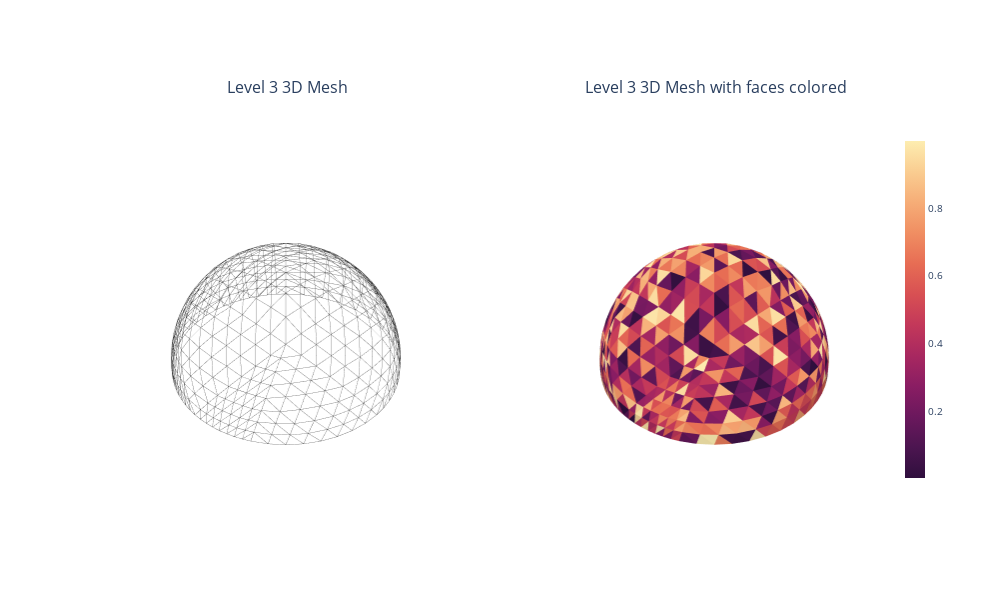

Notebook code for this chart:
### Code cell
PlotMesh(base704.meshes[-1])

### Figure 1 — Plotly figure (JSON) as saved in the notebook; plotly's stock layout.template omitted (floating-point values rounded to 4 significant figures; data arrays with more than 128 entries replaced by an {"elided": "..."} marker saying what was removed)
{"data": [{"line": {"color": "rgb(40,40,40)", "width": 0.5}, "mode": "lines", "name": "", "scene": "scene", "type": "scatter3d", "x": {"elided": "4160 float values"}, "y": {"elided": "4160 float values"}, "z": {"elided": "4160 float values"}}, {"colorbar": {"len": 0.85, "thickness": 20, "x": 0.97, "y": 0.5}, "colorscale": [[0, "rgb(47, 15, 61)"], [0.09091, "rgb(76, 21, 80)"], [0.1818, "rgb(107, 24, 93)"], [0.2727, "rgb(138, 29, 99)"], [0.3636, "rgb(168, 40, 96)"], [0.4545, "rgb(195, 56, 90)"], [0.5455, "rgb(216, 80, 83)"], [0.6364, "rgb(231, 109, 84)"], [0.7273, "rgb(240, 142, 98)"], [0.8182, "rgb(246, 173, 119)"], [0.9091, "rgb(250, 205, 145)"], [1, "rgb(253, 237, 176)"]], "flatshading": true, "i": {"elided": "832 int values"}, "intensity": {"elided": "832 float values"}, "intensitymode": "cell", "j": {"elided": "832 int values"}, "k": {"elided": "832 int values"}, "lighting": {"ambient": 0.5, "diffuse": 1, "facenormalsepsilon": 0, "fresnel": 4, "roughness": 0.05, "specular": 0.5}, "lightposition": {"x": 100, "y": 100, "z": 10000}, "scene": "scene2", "type": "mesh3d", "x": {"elided": "445 float values"}, "y": {"elided": "445 float values"}, "z": {"elided": "445 float values"}}], "layout": {"annotations": [{"font": {"size": 16}, "showarrow": false, "text": " Level 3 3D Mesh", "x": 0.245, "xanchor": "center", "xref": "paper", "y": 1, "yanchor": "bottom", "yref": "paper"}, {"font": {"size": 16}, "showarrow": false, "text": " Level 3 3D Mesh with faces colored", "x": 0.755, "xanchor": "center", "xref": "paper", "y": 1, "yanchor": "bottom", "yref": "paper"}], "font": {"size": 10}, "height": 600, "scene": {"aspectmode": "auto", "aspectratio": {"x": 1.26, "y": 1.26, "z": 0.63}, "camera": {"eye": {"x": 1.45, "y": 1.45, "z": 1.45}}, "domain": {"x": [0, 0.49], "y": [0, 1]}, "xaxis": {"type": "linear", "visible": false}, "yaxis": {"type": "linear", "visible": false}, "zaxis": {"type": "linear", "visible": false}}, "scene2": {"aspectmode": "auto", "aspectratio": {"x": 1.26, "y": 1.26, "z": 0.63}, "camera": {"eye": {"x": 1.45, "y": 1.45, "z": 1.45}}, "domain": {"x": [0.51, 1], "y": [0, 1]}, "xaxis": {"type": "linear", "visible": false}, "yaxis": {"type": "linear", "visible": false}, "zaxis": {"type": "linear", "visible": false}}, "width": 1000}}
